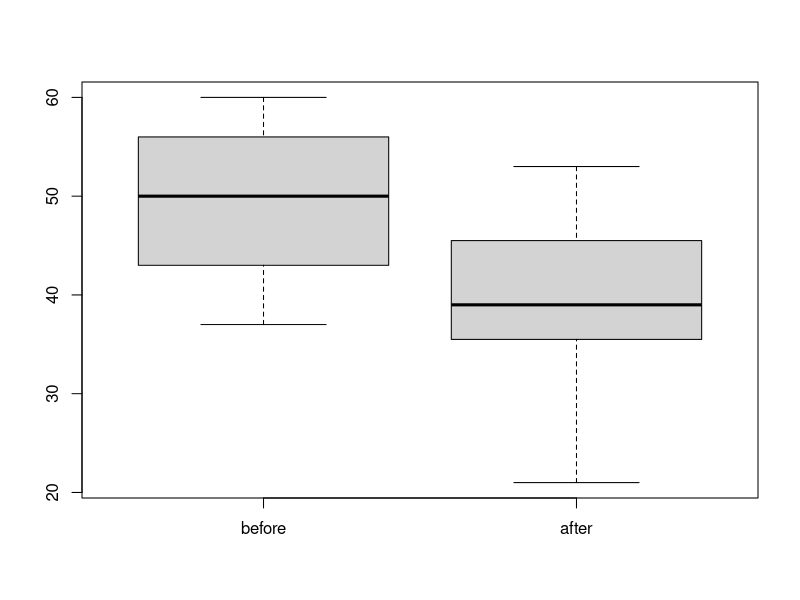

Source code (R):
before = c(56, 47, 49, 37, 38, 60, 50, 43, 43, 59, 50, 56, 54, 58)
after = c (53, 21, 32, 49, 45, 38, 44, 33, 32, 43, 53, 46, 36, 48, 39, 35, 37, 36, 39, 45.)

quantile(before, type=1)
quantile(after, type = 1)

boxplot(before, after, names=c("before", "after"))
